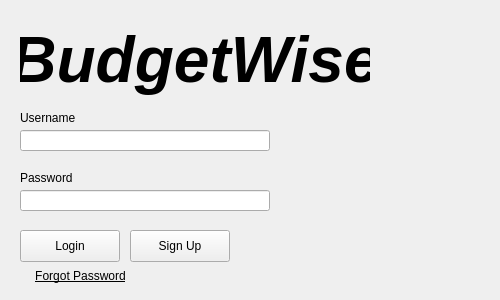
<?xml version="1.0" encoding="UTF-8"?>
<ui version="4.0">
 <class>LoginWindow</class>
 <widget class="QWidget" name="LoginWindow">
  <property name="geometry">
   <rect>
    <x>0</x>
    <y>0</y>
    <width>500</width>
    <height>300</height>
   </rect>
  </property>
  <property name="windowTitle">
   <string>Form</string>
  </property>
  <widget class="QLabel" name="titleLabel">
   <property name="geometry">
    <rect>
     <x>20</x>
     <y>20</y>
     <width>350</width>
     <height>80</height>
    </rect>
   </property>
   <property name="font">
    <font>
     <pointsize>48</pointsize>
     <italic>true</italic>
     <bold>true</bold>
    </font>
   </property>
   <property name="text">
    <string>BudgetWise</string>
   </property>
   <property name="alignment">
    <set>Qt::AlignCenter</set>
   </property>
  </widget>
  <widget class="QLabel" name="usernameLabel">
   <property name="geometry">
    <rect>
     <x>20</x>
     <y>110</y>
     <width>81</width>
     <height>16</height>
    </rect>
   </property>
   <property name="text">
    <string>Username</string>
   </property>
  </widget>
  <widget class="QLabel" name="passwordLabel">
   <property name="geometry">
    <rect>
     <x>20</x>
     <y>170</y>
     <width>81</width>
     <height>16</height>
    </rect>
   </property>
   <property name="text">
    <string>Password</string>
   </property>
  </widget>
  <widget class="QLineEdit" name="usernameInput">
   <property name="geometry">
    <rect>
     <x>20</x>
     <y>130</y>
     <width>250</width>
     <height>21</height>
    </rect>
   </property>
  </widget>
  <widget class="QLineEdit" name="passwordInput">
   <property name="geometry">
    <rect>
     <x>20</x>
     <y>190</y>
     <width>250</width>
     <height>21</height>
    </rect>
   </property>
   <property name="echoMode">
    <enum>QLineEdit::Password</enum>
   </property>
  </widget>
  <widget class="QPushButton" name="loginButton">
   <property name="geometry">
    <rect>
     <x>20</x>
     <y>230</y>
     <width>100</width>
     <height>32</height>
    </rect>
   </property>
   <property name="text">
    <string>Login</string>
   </property>
  </widget>
  <widget class="QPushButton" name="signUpButton">
   <property name="geometry">
    <rect>
     <x>130</x>
     <y>230</y>
     <width>100</width>
     <height>32</height>
    </rect>
   </property>
   <property name="text">
    <string>Sign Up</string>
   </property>
  </widget>
  <widget class="QPushButton" name="forgotPasswordButton">
   <property name="geometry">
    <rect>
     <x>20</x>
     <y>260</y>
     <width>121</width>
     <height>32</height>
    </rect>
   </property>
   <property name="font">
    <font>
     <underline>true</underline>
    </font>
   </property>
   <property name="text">
    <string>Forgot Password</string>
   </property>
   <property name="flat">
    <bool>true</bool>
   </property>
  </widget>
  <widget class="QLabel" name="usernameStatusLabel">
   <property name="geometry">
    <rect>
     <x>90</x>
     <y>110</y>
     <width>200</width>
     <height>16</height>
    </rect>
   </property>
   <property name="text">
    <string/>
   </property>
  </widget>
  <widget class="QLabel" name="passwordStatusLabel">
   <property name="geometry">
    <rect>
     <x>90</x>
     <y>170</y>
     <width>200</width>
     <height>16</height>
    </rect>
   </property>
   <property name="text">
    <string/>
   </property>
  </widget>
 </widget>
 <resources/>
 <connections/>
</ui>
